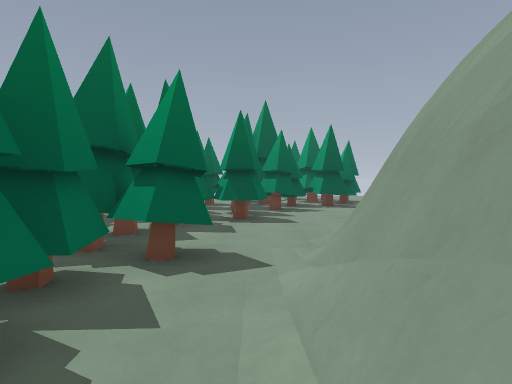
[1] (above)

24 first-person views from a walk through a 3-D level made in the Godot game engine. The camera is 1.2 m above the floor, tilts 2° down and sees 80° across. The floor is counted in squares, 1.25 m on a side. Each view is taken from the middle of a square. On the plan, view 1 faces up. The plan holds only what a view shows up to about 12 squares ahead; the rest is blank. The place goes on beyond the plan. Some surface patterns are stand-ins.

[2]
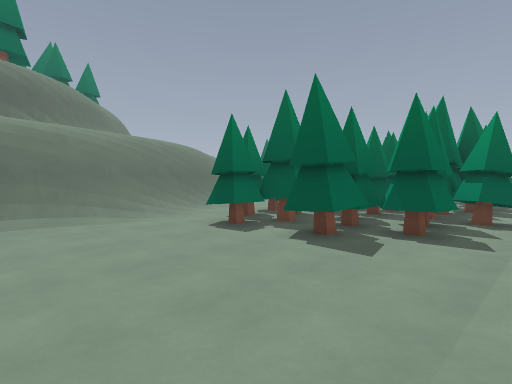

[3]
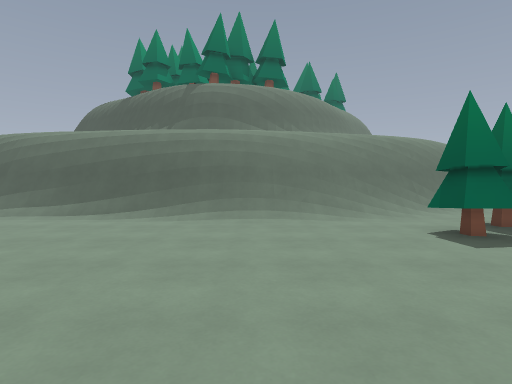

[4]
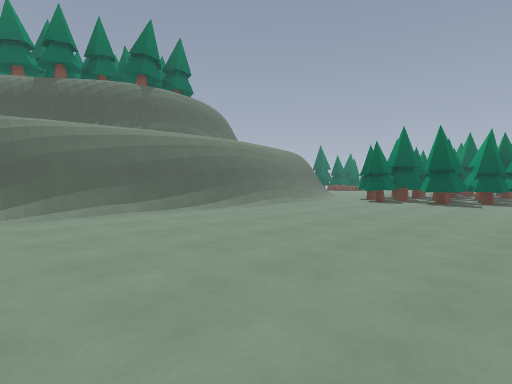

[5]
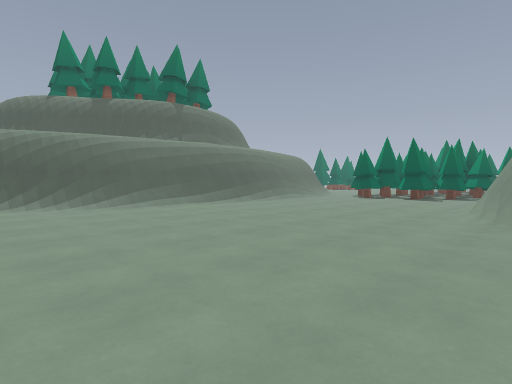

[6]
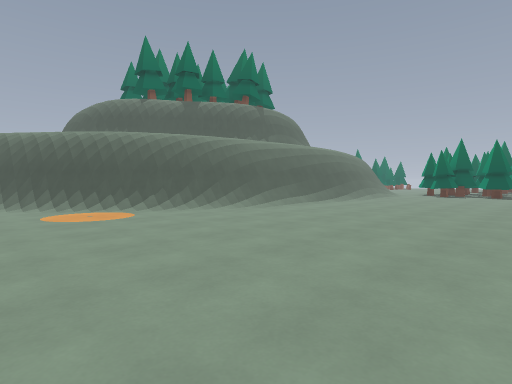

[7]
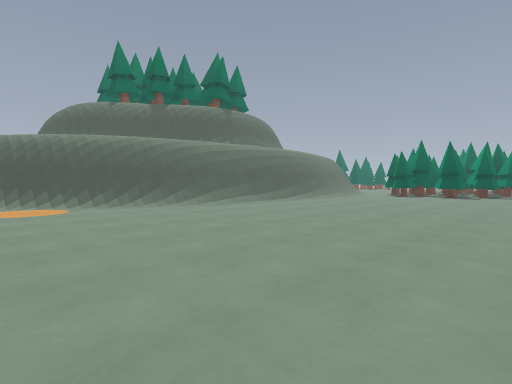

[8]
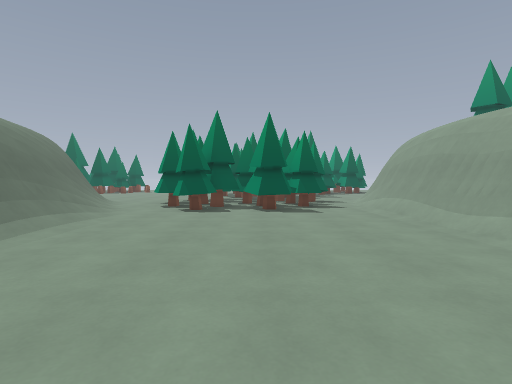

[9]
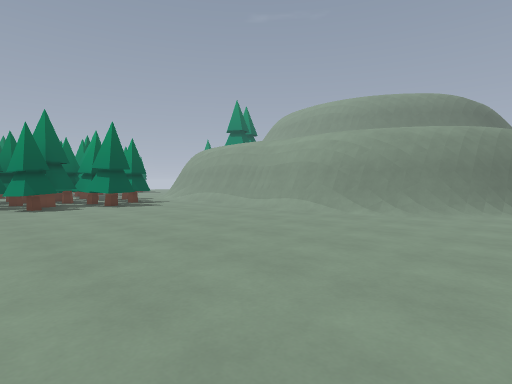

[10]
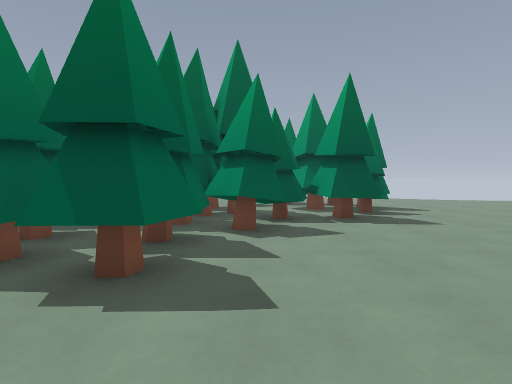

[11]
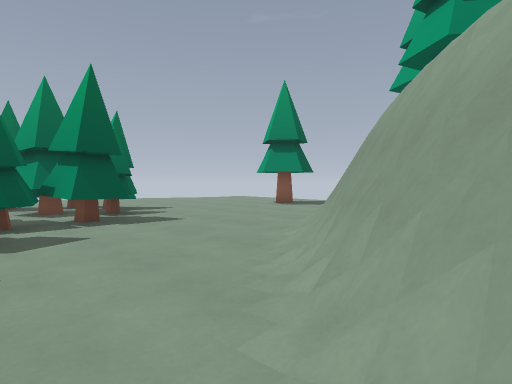

[12]
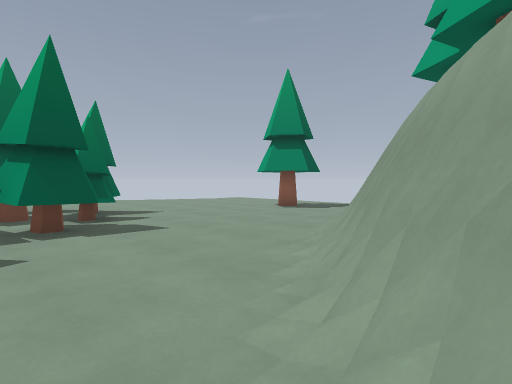

[13]
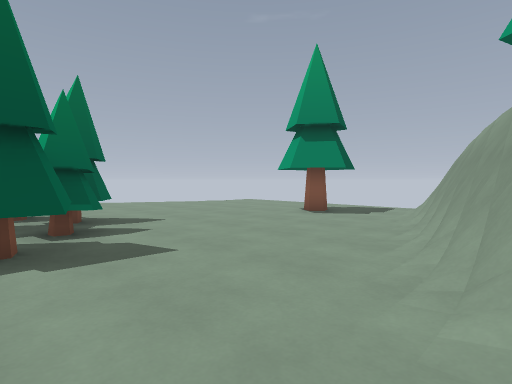

[14]
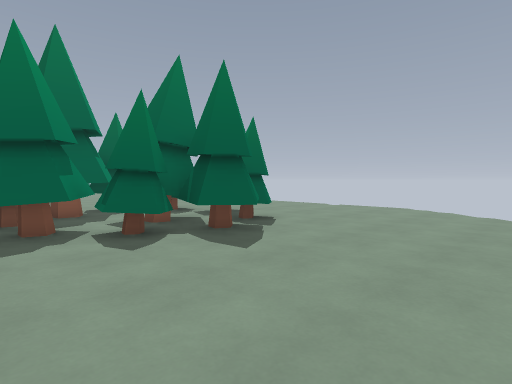

[15]
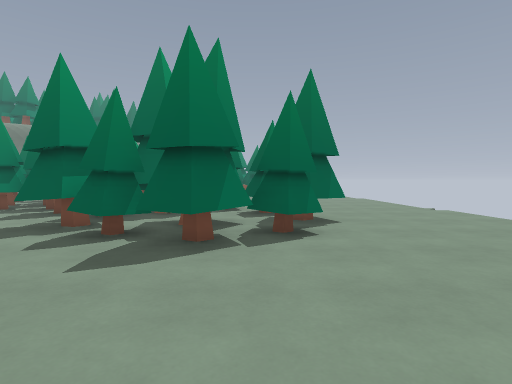

[16]
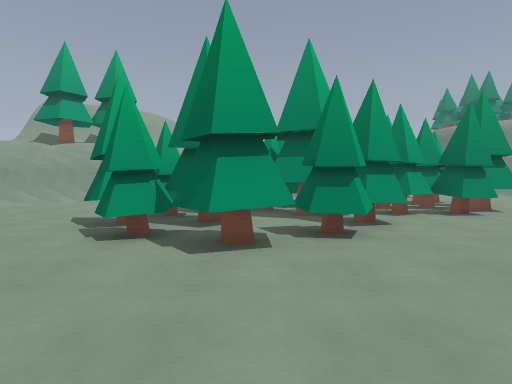

[17]
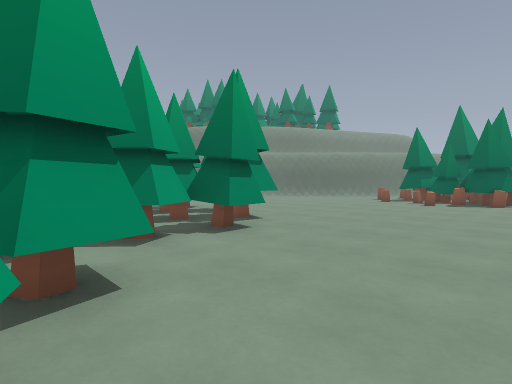

[18]
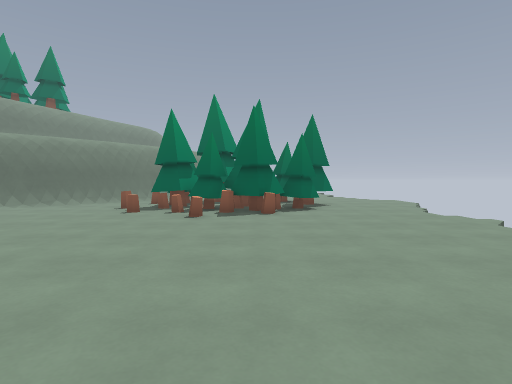

[19]
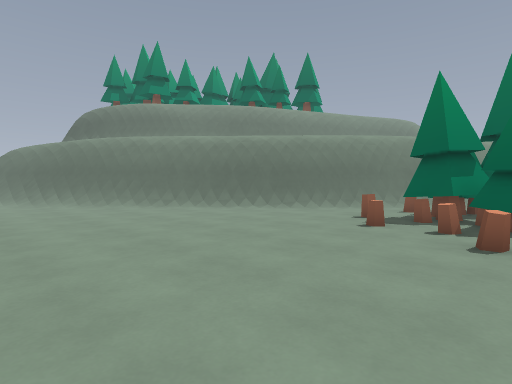

[20]
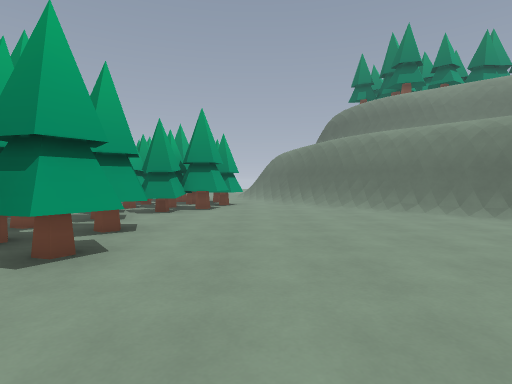

[21]
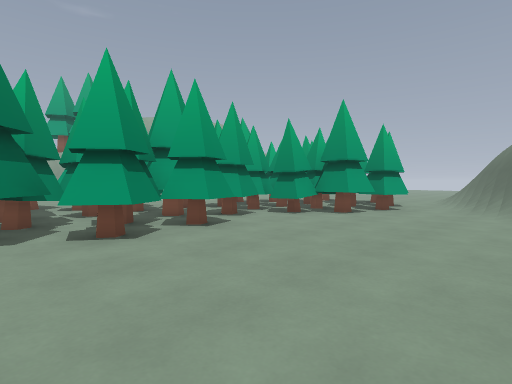

[22]
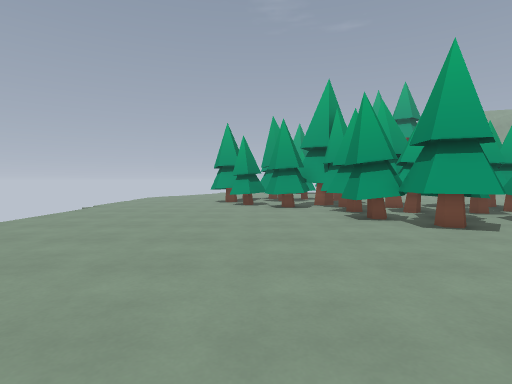

[23]
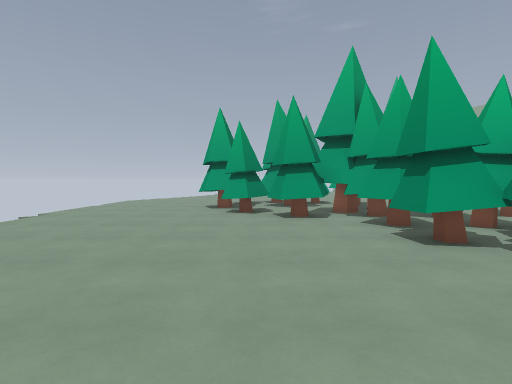

[24]
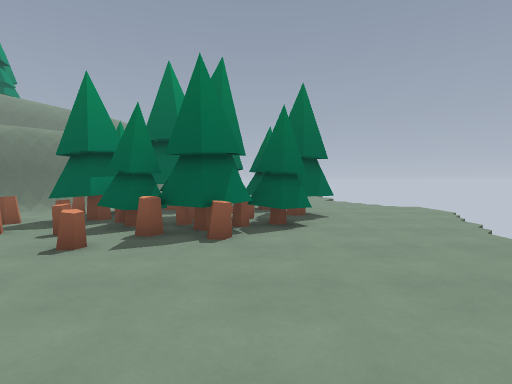

### Floor plan
Key: @ floor where view 1 was taken; # wall or solid block; . main floor; : floor 0.25 m higher than the main floor; / step, stairs or slope; = window, fence, low wall or low ledge; v drop or lower ground; T tree; O other object.
Columns run from 17 left of view 1 to 10 right of it. Each row starts with its distance up from view 1.
 24 .vv vv      vvvvvv......v
 23 .......    ...............v
 22 ...........................
 21 ...........................
 20 TT.................TT......
 19 #TT..............TTTTT......
 18 T TT.............TT TTT.....
 17 TTT.............TT.TTTTT....
 16 TTT.=..........TTTTTTTT.....
 15 TT..........TTTTTTTTTTT....T
 14 TT=........TTTT TTTTTT......
 13 .=.........TTTTTTTTTTT......
 12 ..........TTTTT TTT.........
 11 ...........TT TTTT.........#
 10 #.........TTTTTTTT......=###
  9 ##..........TT TTT....=###
  8  ##........TT TT.....###
  7   ##.......TTTTT....###
  6    ##....TTTTTTT...##
  5     ##...TTTTTTTT..#
  4      #/..TT  T TT.=#
  3      ##/.TTT  TT..##
  2       #=.TTTTTTT./#
  1       ##/.TTTTTT./#
  0       ##/..T.TT..@#
 -1        #/......../#
 -2        #=/......./#
 -3        ##/......./#
 -4        ##/......./#
 -5         #/......./#
 -6         #/......./#
 -7        ##......../#
 -8        ##.........##
 -9        #=........./##
-10        #=..........##
-11        #=...........##
-12        #=...........
-13       ##/...........
-14       ##............
-15       #=............
-16      ##............
-17     ##=.............
-18    ###. :/.........
-19   ###../:/........
-20   #O............. .
-21            .... .

Where each view was taken, in squares from view 1:
view 1: 0 up, 0 right, facing up
view 2: 5 down, 0 right, facing up-left
view 3: 4 down, 0 right, facing left
view 4: 14 down, 0 right, facing up-left
view 5: 17 down, 2 right, facing up-left
view 6: 21 down, 1 left, facing up-left
view 7: 20 down, 1 right, facing up-left
view 8: 10 down, 4 left, facing up
view 9: 12 down, 8 left, facing up-right
view 10: 6 up, 1 right, facing up
view 11: 6 up, 1 right, facing up-right
view 12: 7 up, 2 right, facing up-right
view 13: 9 up, 3 right, facing up-right
view 14: 13 up, 10 right, facing up-left
view 15: 18 up, 10 right, facing left
view 16: 24 up, 2 right, facing down
view 17: 20 up, 0 right, facing down-left
view 18: 18 up, 5 left, facing left
view 19: 17 up, 8 left, facing down-left
view 20: 16 up, 9 left, facing down
view 21: 14 up, 12 left, facing down-right
view 22: 18 up, 12 left, facing right
view 23: 18 up, 9 left, facing right
view 24: 19 up, 9 left, facing left
